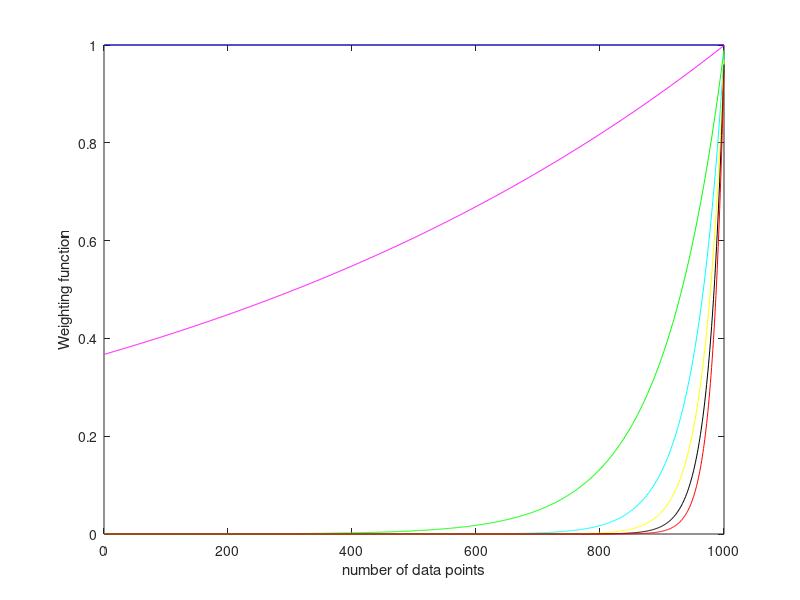

Reproduce this figure in MATLAB.
% Exponential weighting function with forgetting factor for RLS
% Chapter 7, Figure 7.1

% Chapter 7: Recursive Parameter Estimation 
% "Flight Vehicle System Identification - A Time Domain Methodology"
% Second Edition
% by Ravindra V. Jategaonkar
% published by AIAA, Reston, VA 20191, USA

Ndata = 1000;
x = 1:Ndata;

lamda = 1;
% for i=1:Ndata, ff1(i) = lamda.^(Ndata-i); end
ff1 = lamda.^x(end:-1:1);

lamda = 0.999;
% for i=1:Ndata, ff2(i) = lamda.^(Ndata-i); end
ff2 = lamda.^x(end:-1:1);

lamda = 0.99;
% for i=1:Ndata, ff3(i) = lamda.^(Ndata-i); end
ff3 = lamda.^x(end:-1:1);

lamda = 0.98;
% for i=1:Ndata, ff4(i) = lamda.^(Ndata-i); end
ff4 = lamda.^x(end:-1:1);

lamda = 0.97;
% for i=1:Ndata, ff5(i) = lamda.^(Ndata-i); end
ff5 = lamda.^x(end:-1:1);

lamda = 0.96;
% for i=1:Ndata, ff6(i) = lamda.^(Ndata-i); end
ff6 = lamda.^x(end:-1:1);

lamda = 0.95;
% for i=1:Ndata, ff7(i) = lamda.^(Ndata-i); end
ff7 = lamda.^x(end:-1:1);

% Plot the weighting functions with different forgetting factors
plot(x,ff1,'b', x,ff2,'m', x,ff3,'g', x,ff4,'c', x,ff5,'y', x,ff6,'k', x,ff7,'r' );
xlabel('number of data points'), ylabel('Weighting function')